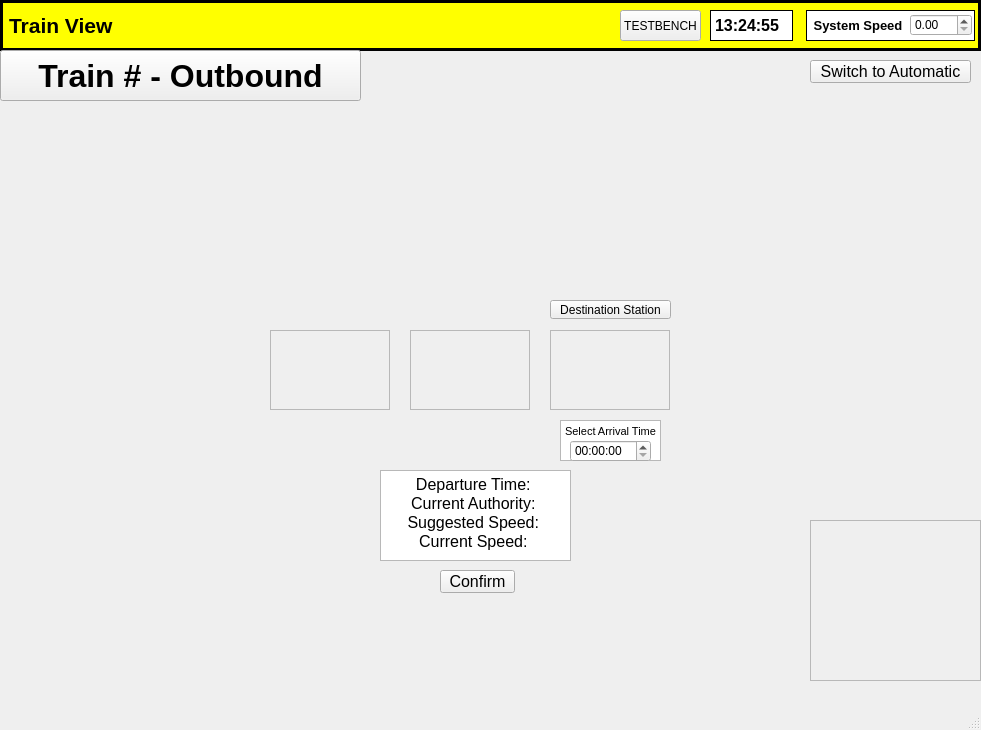
<?xml version="1.0" encoding="UTF-8"?>
<ui version="4.0">
 <class>MainWindow</class>
 <widget class="QMainWindow" name="MainWindow">
  <property name="geometry">
   <rect>
    <x>0</x>
    <y>0</y>
    <width>981</width>
    <height>730</height>
   </rect>
  </property>
  <property name="windowTitle">
   <string>MainWindow</string>
  </property>
  <widget class="QWidget" name="centralwidget">
   <widget class="QLabel" name="title_label_3">
    <property name="geometry">
     <rect>
      <x>0</x>
      <y>0</y>
      <width>981</width>
      <height>51</height>
     </rect>
    </property>
    <property name="font">
     <font>
      <pointsize>16</pointsize>
      <weight>75</weight>
      <bold>true</bold>
     </font>
    </property>
    <property name="autoFillBackground">
     <bool>false</bool>
    </property>
    <property name="styleSheet">
     <string notr="true">background-color: rgb(255, 255, 0);
border: 3px solid black;</string>
    </property>
    <property name="text">
     <string>Train View</string>
    </property>
   </widget>
   <widget class="QLabel" name="system_speed_label_3">
    <property name="geometry">
     <rect>
      <x>806</x>
      <y>10</y>
      <width>169</width>
      <height>31</height>
     </rect>
    </property>
    <property name="font">
     <font>
      <pointsize>10</pointsize>
      <weight>75</weight>
      <bold>true</bold>
     </font>
    </property>
    <property name="autoFillBackground">
     <bool>false</bool>
    </property>
    <property name="styleSheet">
     <string notr="true">background-color: rgb(255, 255, 255);
border: 1px solid black;</string>
    </property>
    <property name="text">
     <string> System Speed</string>
    </property>
   </widget>
   <widget class="QDoubleSpinBox" name="system_speed_spnbx_3">
    <property name="geometry">
     <rect>
      <x>910</x>
      <y>14</y>
      <width>62</width>
      <height>22</height>
     </rect>
    </property>
   </widget>
   <widget class="QPushButton" name="pushButton_3">
    <property name="geometry">
     <rect>
      <x>620</x>
      <y>10</y>
      <width>81</width>
      <height>31</height>
     </rect>
    </property>
    <property name="text">
     <string>TESTBENCH</string>
    </property>
   </widget>
   <widget class="QLabel" name="sys_time_label_3">
    <property name="geometry">
     <rect>
      <x>710</x>
      <y>10</y>
      <width>83</width>
      <height>31</height>
     </rect>
    </property>
    <property name="font">
     <font>
      <pointsize>12</pointsize>
      <weight>75</weight>
      <bold>true</bold>
     </font>
    </property>
    <property name="styleSheet">
     <string notr="true">border: 1px solid black;
background-color: rgb(255, 255, 255);</string>
    </property>
    <property name="text">
     <string>13:24:55</string>
    </property>
   </widget>
   <widget class="QFrame" name="trackPic">
    <property name="geometry">
     <rect>
      <x>410</x>
      <y>330</y>
      <width>120</width>
      <height>80</height>
     </rect>
    </property>
    <property name="frameShape">
     <enum>QFrame::StyledPanel</enum>
    </property>
    <property name="frameShadow">
     <enum>QFrame::Raised</enum>
    </property>
   </widget>
   <widget class="QFrame" name="stationPic">
    <property name="geometry">
     <rect>
      <x>550</x>
      <y>330</y>
      <width>120</width>
      <height>80</height>
     </rect>
    </property>
    <property name="frameShape">
     <enum>QFrame::StyledPanel</enum>
    </property>
    <property name="frameShadow">
     <enum>QFrame::Raised</enum>
    </property>
   </widget>
   <widget class="QFrame" name="trainPic">
    <property name="geometry">
     <rect>
      <x>270</x>
      <y>330</y>
      <width>120</width>
      <height>80</height>
     </rect>
    </property>
    <property name="frameShape">
     <enum>QFrame::StyledPanel</enum>
    </property>
    <property name="frameShadow">
     <enum>QFrame::Raised</enum>
    </property>
   </widget>
   <widget class="QTimeEdit" name="arrivalTime">
    <property name="geometry">
     <rect>
      <x>570</x>
      <y>440</y>
      <width>81</width>
      <height>22</height>
     </rect>
    </property>
   </widget>
   <widget class="QTextEdit" name="textEdit_5">
    <property name="geometry">
     <rect>
      <x>560</x>
      <y>420</y>
      <width>101</width>
      <height>41</height>
     </rect>
    </property>
    <property name="html">
     <string>&lt;!DOCTYPE HTML PUBLIC &quot;-//W3C//DTD HTML 4.0//EN&quot; &quot;http://www.w3.org/TR/REC-html40/strict.dtd&quot;&gt;
&lt;html&gt;&lt;head&gt;&lt;meta name=&quot;qrichtext&quot; content=&quot;1&quot; /&gt;&lt;style type=&quot;text/css&quot;&gt;
p, li { white-space: pre-wrap; }
&lt;/style&gt;&lt;/head&gt;&lt;body style=&quot; font-family:'MS Shell Dlg 2'; font-size:8.25pt; font-weight:400; font-style:normal;&quot;&gt;
&lt;p align=&quot;center&quot; style=&quot; margin-top:0px; margin-bottom:0px; margin-left:0px; margin-right:0px; -qt-block-indent:0; text-indent:0px;&quot;&gt;&lt;span style=&quot; font-size:8pt;&quot;&gt;Select Arrival Time&lt;/span&gt;&lt;/p&gt;
&lt;p align=&quot;center&quot; style=&quot;-qt-paragraph-type:empty; margin-top:0px; margin-bottom:0px; margin-left:0px; margin-right:0px; -qt-block-indent:0; text-indent:0px; font-size:8pt;&quot;&gt;&lt;br /&gt;&lt;/p&gt;&lt;/body&gt;&lt;/html&gt;</string>
    </property>
   </widget>
   <widget class="QFrame" name="map">
    <property name="geometry">
     <rect>
      <x>810</x>
      <y>520</y>
      <width>171</width>
      <height>161</height>
     </rect>
    </property>
    <property name="frameShape">
     <enum>QFrame::StyledPanel</enum>
    </property>
    <property name="frameShadow">
     <enum>QFrame::Raised</enum>
    </property>
   </widget>
   <widget class="QToolButton" name="toolButton">
    <property name="geometry">
     <rect>
      <x>0</x>
      <y>50</y>
      <width>361</width>
      <height>51</height>
     </rect>
    </property>
    <property name="font">
     <font>
      <pointsize>24</pointsize>
      <weight>75</weight>
      <bold>true</bold>
     </font>
    </property>
    <property name="text">
     <string>Train # - Outbound</string>
    </property>
   </widget>
   <widget class="QToolButton" name="toolButton_2">
    <property name="geometry">
     <rect>
      <x>550</x>
      <y>300</y>
      <width>121</width>
      <height>19</height>
     </rect>
    </property>
    <property name="text">
     <string>Destination Station</string>
    </property>
   </widget>
   <widget class="QPushButton" name="pushButton">
    <property name="geometry">
     <rect>
      <x>440</x>
      <y>570</y>
      <width>75</width>
      <height>23</height>
     </rect>
    </property>
    <property name="font">
     <font>
      <pointsize>12</pointsize>
     </font>
    </property>
    <property name="text">
     <string>Confirm</string>
    </property>
   </widget>
   <widget class="QTextEdit" name="textEdit">
    <property name="geometry">
     <rect>
      <x>380</x>
      <y>470</y>
      <width>191</width>
      <height>91</height>
     </rect>
    </property>
    <property name="html">
     <string>&lt;!DOCTYPE HTML PUBLIC &quot;-//W3C//DTD HTML 4.0//EN&quot; &quot;http://www.w3.org/TR/REC-html40/strict.dtd&quot;&gt;
&lt;html&gt;&lt;head&gt;&lt;meta name=&quot;qrichtext&quot; content=&quot;1&quot; /&gt;&lt;style type=&quot;text/css&quot;&gt;
p, li { white-space: pre-wrap; }
&lt;/style&gt;&lt;/head&gt;&lt;body style=&quot; font-family:'MS Shell Dlg 2'; font-size:8.25pt; font-weight:400; font-style:normal;&quot;&gt;
&lt;p align=&quot;center&quot; style=&quot; margin-top:0px; margin-bottom:0px; margin-left:0px; margin-right:0px; -qt-block-indent:0; text-indent:0px;&quot;&gt;&lt;span style=&quot; font-size:12pt;&quot;&gt;Departure Time: &lt;/span&gt;&lt;/p&gt;
&lt;p align=&quot;center&quot; style=&quot; margin-top:0px; margin-bottom:0px; margin-left:0px; margin-right:0px; -qt-block-indent:0; text-indent:0px;&quot;&gt;&lt;span style=&quot; font-size:12pt;&quot;&gt;Current Authority: &lt;/span&gt;&lt;/p&gt;
&lt;p align=&quot;center&quot; style=&quot; margin-top:0px; margin-bottom:0px; margin-left:0px; margin-right:0px; -qt-block-indent:0; text-indent:0px;&quot;&gt;&lt;span style=&quot; font-size:12pt;&quot;&gt;Suggested Speed: &lt;/span&gt;&lt;/p&gt;
&lt;p align=&quot;center&quot; style=&quot; margin-top:0px; margin-bottom:0px; margin-left:0px; margin-right:0px; -qt-block-indent:0; text-indent:0px;&quot;&gt;&lt;span style=&quot; font-size:12pt;&quot;&gt;Current Speed: &lt;/span&gt;&lt;/p&gt;&lt;/body&gt;&lt;/html&gt;</string>
    </property>
   </widget>
   <widget class="QPushButton" name="pushButton_2">
    <property name="geometry">
     <rect>
      <x>810</x>
      <y>60</y>
      <width>161</width>
      <height>23</height>
     </rect>
    </property>
    <property name="font">
     <font>
      <pointsize>12</pointsize>
     </font>
    </property>
    <property name="text">
     <string>Switch to Automatic</string>
    </property>
   </widget>
   <zorder>textEdit</zorder>
   <zorder>textEdit_5</zorder>
   <zorder>title_label_3</zorder>
   <zorder>system_speed_label_3</zorder>
   <zorder>system_speed_spnbx_3</zorder>
   <zorder>pushButton_3</zorder>
   <zorder>sys_time_label_3</zorder>
   <zorder>trackPic</zorder>
   <zorder>stationPic</zorder>
   <zorder>trainPic</zorder>
   <zorder>arrivalTime</zorder>
   <zorder>map</zorder>
   <zorder>toolButton</zorder>
   <zorder>toolButton_2</zorder>
   <zorder>pushButton</zorder>
   <zorder>pushButton_2</zorder>
  </widget>
  <widget class="QMenuBar" name="menubar">
   <property name="geometry">
    <rect>
     <x>0</x>
     <y>0</y>
     <width>981</width>
     <height>21</height>
    </rect>
   </property>
  </widget>
  <widget class="QStatusBar" name="statusbar"/>
 </widget>
 <resources/>
 <connections/>
</ui>
